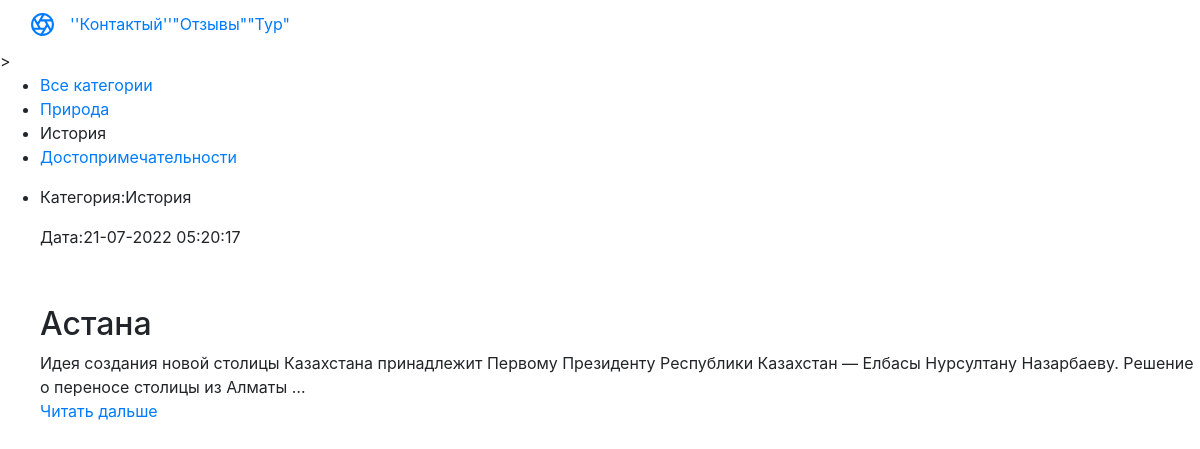
The app's page /category/2/ with its own data.
### kz/models.py (models this page shows, shortened)
class KZ(models.Model):
    title=models.CharField(max_length=200)
    content=models.TextField(blank=True)
    photo=models.ImageField(upload_to="photos/%Y/%m/%d/")
    time_create=models.DateTimeField(auto_now_add=True)
    time_update=models.DateTimeField(auto_now=True)
    is_published=models.BooleanField(default=True)
    cat=models.ForeignKey('Category',on_delete=models.PROTECT,null=True)
    def get_absolute_url(self):
        return reverse('post',kwargs={'post_id':self.pk})
    class Meta:
        verbose_name='Казахстан'
        verbose_name_plural = 'Казахстан'
        ordering=['time_create','title']

class Category(models.Model):
    name=models.CharField(max_length=100,db_index=True)
    def __str__(self):
        return self.name
    def get_absolute_url(self):
        return reverse('category', kwargs={'cat_id':self.pk})
    class Meta:
        verbose_name = 'Категория'
        verbose_name_plural = 'Категорий'
        ordering = ['id']

### kz/views.py (the view)
# urls.py: path('category/<int:cat_id>/',show_category,name='category')
def show_category(request,cat_id):
    posts = KZ.objects.filter(cat_id=cat_id)
    cats = Category.objects.all()
    if len(posts)==0:
        raise Http404()
    context = {
        'posts': posts,
        'cats': cats,
        'title': "Отоброжение по рубрикам",
        'cat_selected': cat_id,
    }
    return render(request, 'kz/index.html', context=context)

### kz/templates/kz/index.html (shortened to what this page needs)
{%extends 'kz/base.html'%}
{%block content%}
<ul class="list-articles">
    {%for p in posts%}
    <li><div class="article-panel">
        <p class="first">Категория:{{p.cat}}</p>
        <p class="last">Дата:{{p.time_update|date:"d-m-Y H:i:s"}}</p>
    </div>
{%if p.photo %}
        <p><img class="img-article-left thumb"  scr="{{p.photo.url}}" ></p>
{%endif%}
        <h2>{{p.title}}</h2>
{%autoescape on%}
{{p.content|truncatewords:20}}
{%endautoescape%}
        <p class="link-read-post"><a href="{{p.get_absolute_url}}">Читать дальше</a> </p>
    </li>
    {%endfor%}
</ul>
{%endblock%}

### records on screen
KZ: cat "История", time_update "21-07-2022 05:20:17", title "Астана", content "Идея создания новой столицы Казахстана принадлежит Первому Президенту Республики Казахстан — Елбасы Нурсултану Назарбаеву. Решение о переносе столицы из Алматы …"
